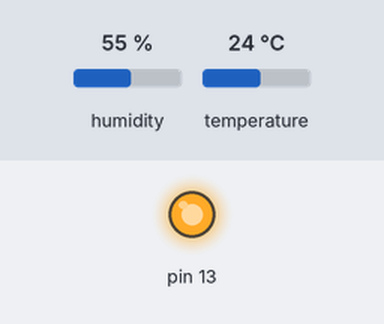
A sketch run on a simulated Arduino Uno, built with avr-gcc and run on an emulated ATmega328P. Shown: output pins drawn as LEDs (lit = HIGH). Wiring (inferred from the names in the program): DHT11 sensor: data pin 4. The inputs (shaded band) are chosen by the test bench; at power-on: humidity 55 %, temperature 24 °C. What the sketch prints to the serial monitor is not drawn.

Above: at 0.1 s.
Timing chart, 0 to 1.6 s (numbered marks = the images above):
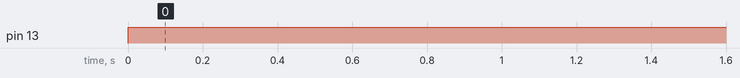

The sketch:

DHT11_Sensor_Hum_y_Temp.ino
```cpp
#include "DHT.h"
#define DHTPIN 4 //pin conecta rsensor
#define DHTTYPE DHT11 //selecciona dht11
DHT dht(DHTPIN, DHTTYPE);

void setup() {
Serial.begin(9600);
dht.begin();//inicia sensor
pinMode(13,OUTPUT);
}

void loop() {
digitalWrite(13,HIGH);
int h = dht.readHumidity();//leer humedad
int t = dht.readTemperature();// leer temperatura
Serial.print("  Humedad: ");
Serial.print(h);
Serial.println("%");
Serial.print("  Temperatura: ");
Serial.print(t);
Serial.println("°C");
Serial.println(" ");
Serial.println(" ");
delay(2000);
}
```

Measured:
- by itself, pin 13: LOW → HIGH at 0.00 s
